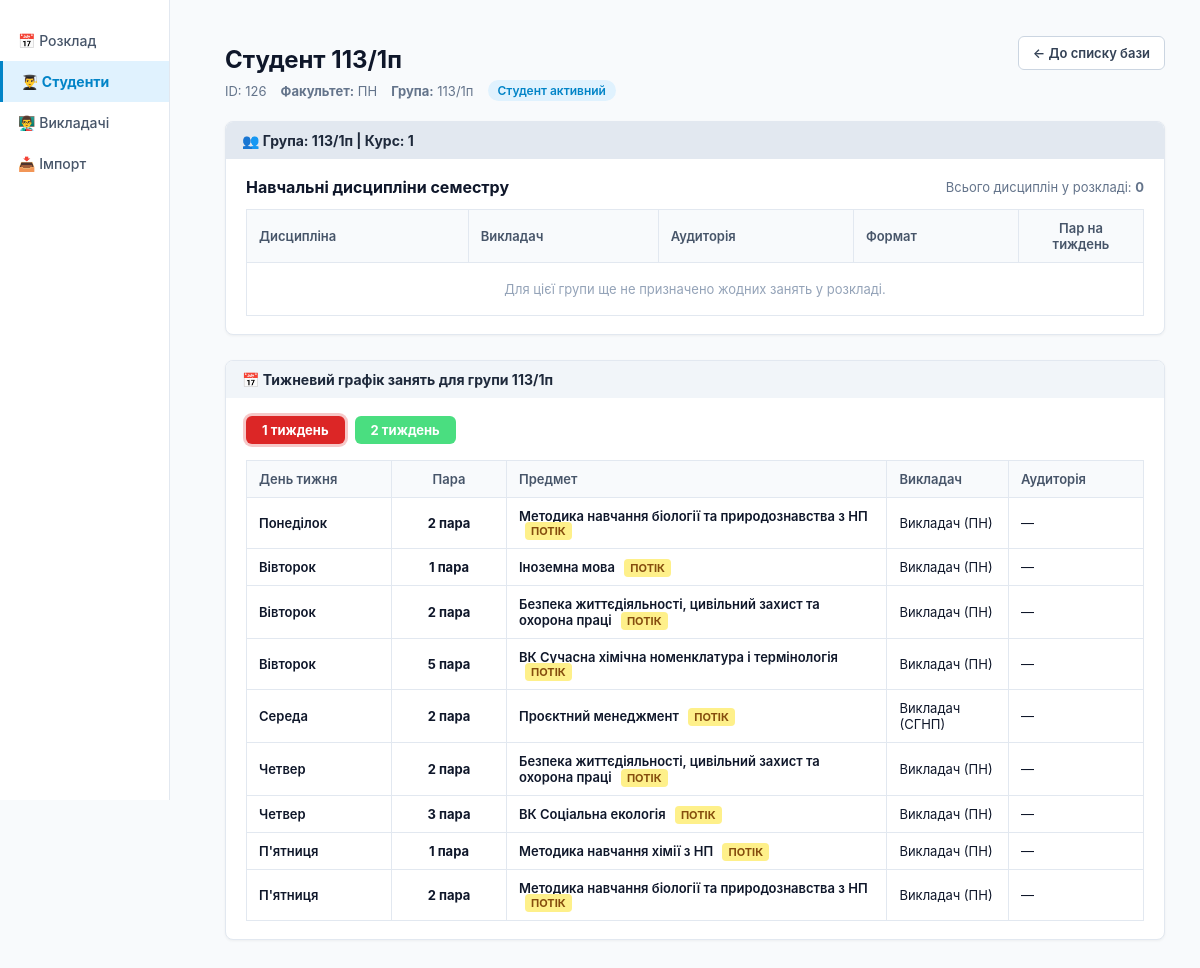
Page /students/126/schedule/ on the earlier database version.
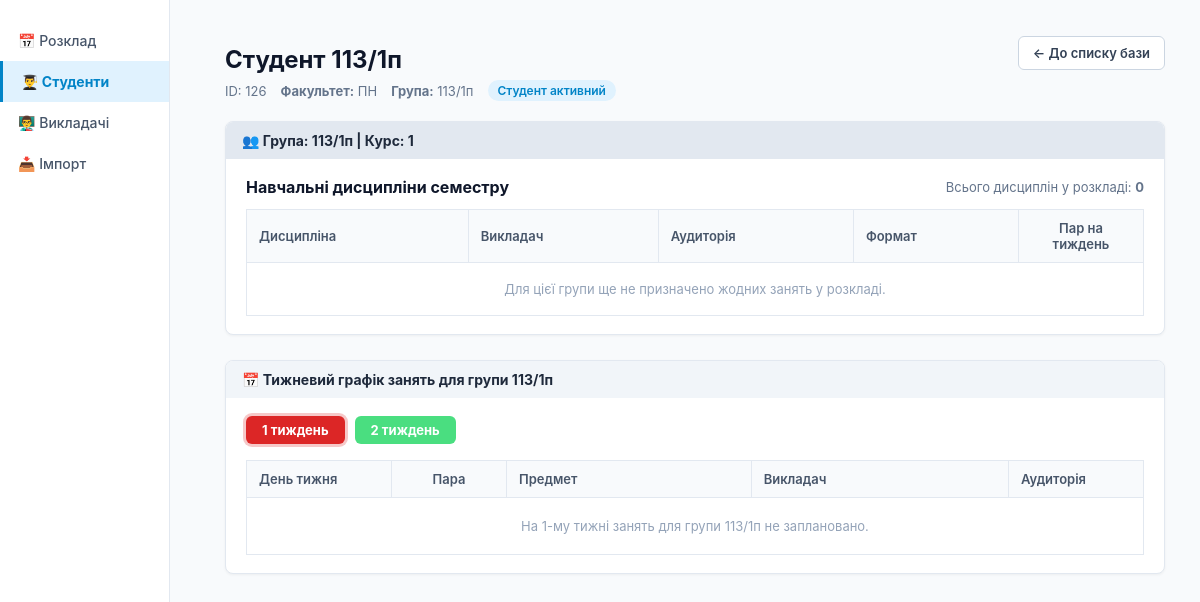
Same page on the later database version.
### scheduler/models.py (models this page shows, shortened)
class ScheduleItem(models.Model):
    DAY_CHOICES = TeacherUnavailability.DAY_CHOICES
    week = models.PositiveSmallIntegerField(default=1)
    day = models.CharField(max_length=10, choices=DAY_CHOICES)
    period = models.PositiveSmallIntegerField()
    teacher = models.ForeignKey(Teacher, on_delete=models.CASCADE)
    subject = models.ForeignKey(Subject, on_delete=models.CASCADE)
    room = models.ForeignKey(Room, on_delete=models.SET_NULL, null=True, blank=True)
    groups = models.CharField(max_length=200, blank=True, default="")
    is_stream = models.BooleanField(default=False)
    class Meta:
        unique_together = ('week', 'day', 'period', 'room')

class Subject(models.Model):
    title = models.CharField(max_length=150, verbose_name="Назва дисципліни")
    is_elective = models.BooleanField(default=False, verbose_name="Вибірковий компонент")
    specialty = models.CharField(max_length=100, blank=True, default="", verbose_name="Спеціальність")
    students = models.ManyToManyField(Student, blank=True, related_name='selective_subjects', verbose_name="Студенти")
    LEVEL_CHOICES = [
        ('bachelor', 'Бакалавр'),
        ('master', 'Магістр'),
        ('postgraduate', 'Аспірант'),
    ]
    level = models.CharField(max_length=20, choices=LEVEL_CHOICES, default='bachelor', verbose_name="Освітній рівень")

class Teacher(models.Model):
    name = models.CharField(max_length=150, verbose_name="ПІБ викладача")
    department = models.CharField(max_length=150, blank=True, default="", verbose_name="Кафедра")

class Student(models.Model):
    full_name = models.CharField(max_length=150, verbose_name="ПІБ студента")
    faculty = models.CharField(max_length=150, verbose_name="Факультет")
    course = models.PositiveSmallIntegerField(default=1, verbose_name="Курс")
    group_name = models.CharField(max_length=50, verbose_name="Група")

### scheduler/views.py (the view)
# urls.py: path('students/<int:student_id>/schedule/', views.student_schedule_view, name='student_schedule'),
def student_schedule_view(request, student_id):
    student = get_object_or_404(Student, id=student_id)
    current_week = int(request.GET.get('week', 1))
    all_items = ScheduleItem.objects.filter(week=current_week).select_related('teacher', 'subject', 'room')
    student_lessons = []
    for item in all_items:
        assigned_groups = [g.strip().lower() for g in item.groups.split(',')]
        if any(student.group_name.strip().lower() in ag for ag in assigned_groups) or not item.groups:
            student_lessons.append(item)
    day_map_order = {"Monday": 1, "Tuesday": 2, "Wednesday": 3, "Thursday": 4, "Friday": 5}
    student_lessons.sort(key=lambda x: (day_map_order.get(x.day, 9), x.period))
    return render(request, "student_schedule.html", {'student': student, 'current_week': current_week, 'lessons': student_lessons})

### scheduler/templates/student_schedule.html (shortened to what the changed rows need)
﻿{% load schedule_extras %}
<!DOCTYPE html>
<html lang="uk">
<head>
</head>
<body>
    <div class="main-content">
        <div class="student-header">
            <div>
                <h1 class="student-name">{{ student.full_name }}</h1>
                <div class="student-meta">
                    <span>ID: {{ student.id }}</span>
                    <span><b>Факультет:</b> {{ student.faculty }}</span>
                    <span><b>Група:</b> {{ student.group_name }}</span>
                    <span class="badge-status">Студент активний</span>
                </div>
            </div>
        </div>
        <div class="card-container">
            <div class="card-header-bar">
                👥 Група: {{ student.group_name }} | Курс: {{ student.course }}
            </div>
            <div class="card-body">
                <div style="display: flex; justify-content: space-between; align-items: center; margin-bottom: 12px;">
                </div>
                <table>
                    <thead>
                        <tr>
                            <th>Дисципліна</th>
                            <th>Викладач</th>
                            <th>Аудиторія</th>
                            <th>Формат</th>
                            <th style="width: 100px; text-align: center;">Пар на тиждень</th>
                        </tr>
                    </thead>
                </table>
            </div>
        </div>
        <div class="card-container">
            <div class="card-header-bar" style="background: #f1f5f9;">
                📅 Тижневий графік занять для групи {{ student.group_name }}
            </div>
            <div class="card-body">
                <div class="week-toggle">
                </div>
                <table>
                    <thead>
                        <tr>
                            <th style="width: 120px;">День тижня</th>
                            <th style="width: 90px; text-align: center;">Пара</th>
                            <th>Предмет</th>
                            <th>Викладач</th>
                            <th style="width: 110px;">Аудиторія</th>
                        </tr>
                    </thead>
                    <tbody>
                        {% for l in lessons %}
                        <tr>
                            <td style="font-weight: 600;">{{ l.get_day_display }}</td>
                            <td style="text-align: center; font-weight: bold;">{{ l.period }} пара</td>
                            <td style="font-weight: 600;">
                                {{ l.subject.title }}
                                {% if l.is_stream %}<span class="tag-stream" style="margin-left: 6px;">ПОТІК</span>{% endif %}
                            </td>
                            <td>{{ l.teacher.name }}</td>
                            <td>
                                {% if l.room %}<span class="tag-room">ауд. {{ l.room.number }}</span>{% else %}—{% endif %}
                            </td>
                        </tr>
                        {% empty %}
                        <tr>
                            <td colspan="5" style="text-align: center; color: #94a3b8; padding: 20px;">
                                На {{ current_week }}-му тижні занять для групи {{ student.group_name }} не заплановано.
                            </td>
                        </tr>
                        {% endfor %}
                    </tbody>
                </table>
            </div>
        </div>
    </div>
</body>
</html>

Differences in the rows shown:
removed ScheduleItem: day "Понеділок", period "2", subject "Методика навчання біології та природознавства з НП", is_stream "ПОТІК", teacher.name "Викладач (ПН)"
removed ScheduleItem: day "Вівторок", period "1", subject "Іноземна мова", is_stream "ПОТІК", teacher.name "Викладач (ПН)"
removed ScheduleItem: day "Вівторок", period "2", subject "Безпека життєдіяльності, цивільний захист та охорона праці", is_stream "ПОТІК", teacher.name "Викладач (ПН)"
removed ScheduleItem: day "Вівторок", period "5", subject "ВК Сучасна хімічна номенклатура і термінологія", is_stream "ПОТІК", teacher.name "Викладач (ПН)"
removed ScheduleItem: day "Середа", period "2", subject "Проєктний менеджмент", is_stream "ПОТІК", teacher.name "Викладач (СГНП)"
removed ScheduleItem: day "Четвер", period "2", subject "Безпека життєдіяльності, цивільний захист та охорона праці", is_stream "ПОТІК", teacher.name "Викладач (ПН)"
removed ScheduleItem: day "Четвер", period "3", subject "ВК Соціальна екологія", is_stream "ПОТІК", teacher.name "Викладач (ПН)"
removed ScheduleItem: day "П'ятниця", period "1", subject "Методика навчання хімії з НП", is_stream "ПОТІК", teacher.name "Викладач (ПН)"
removed ScheduleItem: day "П'ятниця", period "2", subject "Методика навчання біології та природознавства з НП", is_stream "ПОТІК", teacher.name "Викладач (ПН)"
shown differently, row unchanged: Student "Студент 113/1п": group_name (not shown) → "113/1п"
Other differences:
{{ current_week }}: (not shown) → "1"
text now shown: "На -му тижні занять для групи не заплановано."
